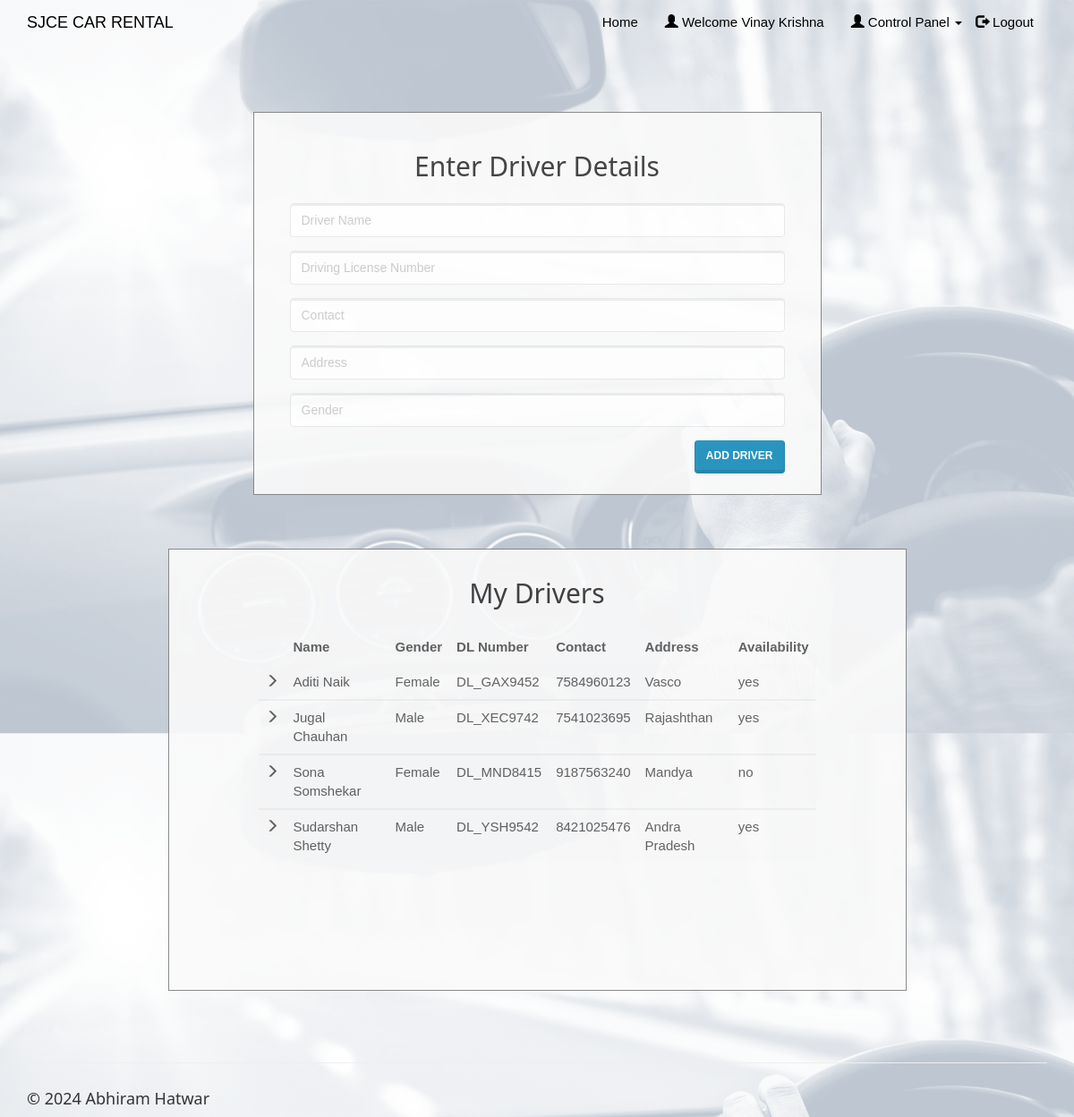
Screenshot of /enterdriver.php (signed in) with the database file from the repository.
### tables this page shows
CREATE TABLE `driver` (
  `driver_id` int(20) NOT NULL,
  `driver_name` varchar(50) NOT NULL,
  `dl_number` varchar(50) NOT NULL,
  `driver_phone` varchar(15) NOT NULL,
  `driver_address` varchar(50) NOT NULL,
  `driver_gender` varchar(10) NOT NULL,
  `client_username` varchar(50) NOT NULL,
  `driver_availability` varchar(10) NOT NULL
);

### enterdriver.php (the view, shortened to what this page needs)
<!DOCTYPE html>
<html>
<?php
include('session_client.php'); ?>
<head>
<link rel="stylesheet" href="assets/bootstrap/css/bootstrap.min.css">
<link rel="stylesheet" href="assets/fonts/font-awesome.min.css">
    <link rel="stylesheet" href="assets/w3css/w3.css">
<link rel="stylesheet" type="text/css" href="assets/css/customerlogin.css">
<link rel="stylesheet" type="text/css" media="screen" href="assets/css/clientpage.css" />
</head>
<body>
 <nav class="navbar navbar-custom navbar-fixed-top" role="navigation" style="color: black">
        <div class="container">
            <div class="navbar-header">
                <a class="navbar-brand page-scroll" href="index.php">
                   SJCE CAR RENTAL </a>
            </div>
            <?php
                if(isset($_SESSION['login_client'])){
            ?>
            <div class="collapse navbar-collapse navbar-right navbar-main-collapse">
                <ul class="nav navbar-nav">
                    <li>
                        <a href="index.php">Home</a>
                    </li>
                    <li>
                        <a href="#"><span class="glyphicon glyphicon-user"></span> Welcome <?php echo $_SESSION['login_client']; ?></a>
                    </li>
                    <li>
                    <ul class="nav navbar-nav navbar-right">
            <li><a href="#" class="dropdown-toggle active" data-toggle="dropdown" role="button" aria-haspopup="true" aria-expanded="false"><span class="glyphicon glyphicon-user"></span> Control Panel <span class="caret"></span> </a>
            </li>
          </ul>
                    </li>
                    <li>
                        <a href="logout.php"><span class="glyphicon glyphicon-log-out"></span> Logout</a>
                    </li>
                </ul>
            </div>
            <?php
                }
                ?>
        </div>
    </nav>
    <div class="container" style="margin-top: 65px;" >
    <div class="col-md-7" style="float: none; margin: 0 auto;">
      <div class="form-area">
        <form role="form" action="enterdriver1.php" method="POST">
        <br style="clear: both">
          <h3 style="margin-bottom: 25px; text-align: center; font-size: 30px;"> Enter Driver Details </h3>
          <div class="form-group">
            <input type="text" class="form-control" id="driver_name" name="driver_name" placeholder="Driver Name " required autofocus="">
          </div>
          <div class="form-group">
            <input type="text" class="form-control" id="dl_number" name="dl_number" placeholder="Driving License Number" required>
          </div>
          <div class="form-group">
            <input type="text" class="form-control" id="driver_phone" name="driver_phone" placeholder="Contact" required>
          </div>
          <div class="form-group">
            <input type="text" class="form-control" id="driver_address" name="driver_address" placeholder="Address" required>
          </div>
          <div class="form-group">
            <input type="text" class="form-control" id="driver_gender" name="driver_gender" placeholder="Gender" required>
          </div>
           <button type="submit" id="submit" name="submit" class="btn btn-primary pull-right"> Add Driver</button>
        </form>
      </div>
    </div>
    <div class="col-md-9" style="float: none; margin: 0 auto;">
    <div class="form-area" style="padding: 0px 100px 100px 100px;">
        <form action="" method="POST">
        <br style="clear: both">
          <h3 style="margin-bottom: 25px; text-align: center; font-size: 30px;"> My Drivers </h3>
<?php
$user_check=$_SESSION['login_client'];
$sql = "SELECT * FROM driver d WHERE d.client_username='$user_check' ORDER BY driver_name";
$result = mysqli_query($conn, $sql);
if (mysqli_num_rows($result) > 0) {
  ?>
  <table class="table table-striped">
    <thead class="thead-dark">
      <tr>
        <th>     </th>
        <th> Name</th>
        <th> Gender </th>
        <th> DL Number </th>
        <th> Contact </th>
        <th> Address </th>
        <th> Availability </th>
      </tr>
    </thead>
    <?PHP
      while($row = mysqli_fetch_assoc($result)){
    ?>
  <tbody>
    <tr>
      <td> <span class="glyphicon glyphicon-menu-right"></span> </td>
      <td><?php echo $row["driver_name"]; ?></td>
      <td><?php echo $row["driver_gender"]; ?></td>
      <td><?php echo $row["dl_number"]; ?></td>
      <td><?php echo $row["driver_phone"]; ?></td>
      <td><?php echo $row["driver_address"]; ?></td>
      <td><?php echo $row["driver_availability"]; ?></td>
    </tr>
  </tbody>
  <?php } ?>
  </table>
    <br>
  <?php } else { ?>
  <h4><center>0 Drivers available</center> </h4>
  <?php } ?>
        </form>
</div>
        </div>
    </div>
</body>
<footer class="site-footer">
        <div class="container">
            <hr>
            <div class="row">
                <div class="col-sm-6">
                    <h5>© 2024 Abhiram Hatwar</h5>
                </div>
            </div>
        </div>
    </footer>
</html>

### assets/w3css/w3.css (style rules this page uses)
*,*:before,*:after { box-sizing:inherit }
html { -ms-text-size-adjust:100%;-webkit-text-size-adjust:100% }
body { margin:0 }
article,aside,details,figcaption,figure,footer,header,main,menu,nav,section,summary { display:block }
a { background-color:transparent;-webkit-text-decoration-skip:objects }
hr { box-sizing:content-box;height:0;overflow:visible }
button,input,select,textarea { font:inherit;margin:0 }
button,input { overflow:visible }
button,select { text-transform:none }
button,html [type=button],[type=reset],[type=submit] { -webkit-appearance:button }
html,body { font-family:Verdana,sans-serif;font-size:15px;line-height:1.5 }
html { overflow-x:hidden }
h3 { font-size:24px }
h5 { font-size:18px }
h1,h2,h3,h4,h5,h6 { font-family:"Segoe UI",Arial,sans-serif;font-weight:400;margin:10px 0 }
hr { border:0;border-top:1px solid #eee;margin:20px 0 }
a { color:inherit }

### assets/css/customerlogin.css (style rules this page uses)
body, html { height: 100%; }
body { padding-top: 50px; background: url("../../assets/img/forcustomer.png"); background-size: 100%; }
footer { display: block; }

### assets/css/clientpage.css (style rules this page uses)
.form-area { background-color: #FAFAFA; padding: 10px 40px 60px; margin: 10px 0px 60px; border: 1px solid GREY; opacity: 0.9; }

### rows the page displays
driver: driver_name "Aditi Naik", driver_gender "Female", dl_number "DL_GAX9452", driver_phone "7584960123", driver_address "Vasco", driver_availability "yes"
driver: driver_name "Jugal Chauhan", driver_gender "Male", dl_number "DL_XEC9742", driver_phone "7541023695", driver_address "Rajashthan", driver_availability "yes"
driver: driver_name "Sona Somshekar", driver_gender "Female", dl_number "DL_MND8415", driver_phone "9187563240", driver_address "Mandya", driver_availability "no"
driver: driver_name "Sudarshan Shetty", driver_gender "Male", dl_number "DL_YSH9542", driver_phone "8421025476", driver_address "Andra Pradesh", driver_availability "yes"

### other values shown
$_SESSION['login_client'] "Vinay Krishna"
